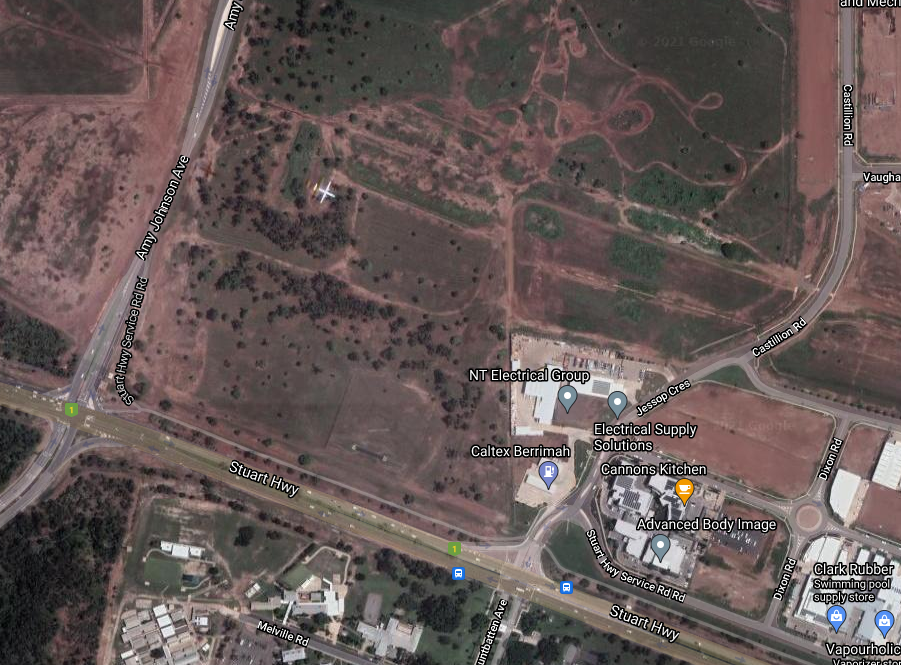
#> input picture map6.PNG, 901 x 665 px, found by its file name
$ python openCV_Ver1.py
#> lines starting #> are read from the running program, lines starting #| are printed output that depends on the picture
import cv2
import numpy as np
from matplotlib import pyplot as plt

img = cv2.imread('map6.png',0)
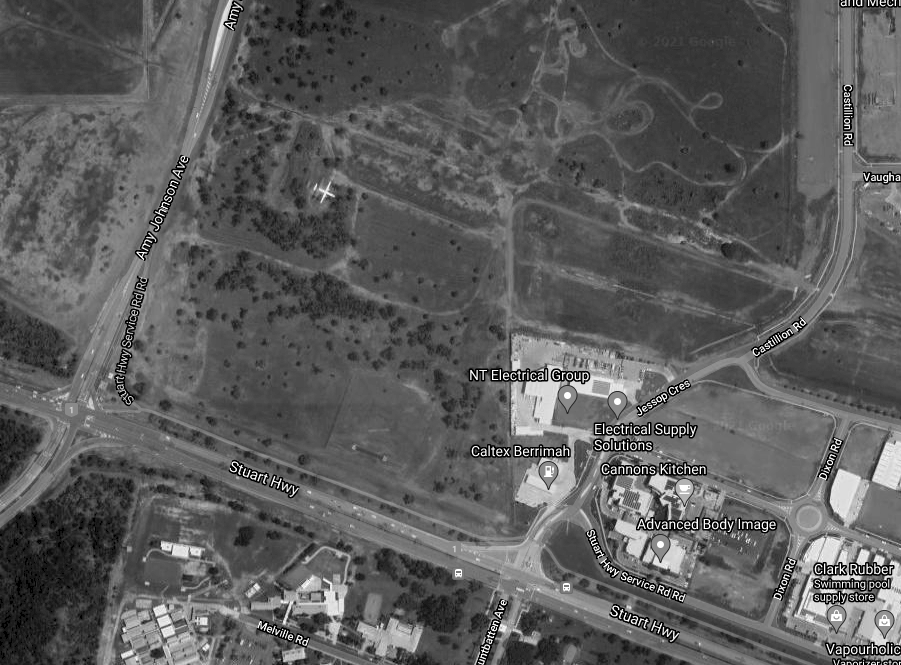
#> img: shape (665, 901); min 0, max 255, mean 92
blur = cv2.GaussianBlur(img, (3,3), cv2.BORDER_DEFAULT)

#delating the image
dilated = cv2.dilate(blur, (3,3))

edges = cv2.Canny(dilated,125,255)
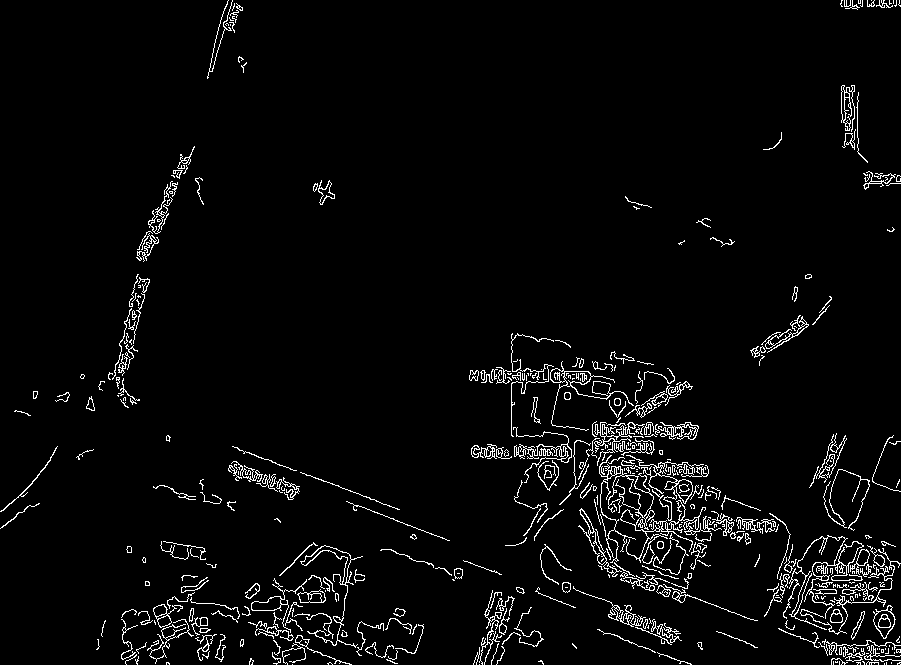
#> edges: shape (665, 901); 3.7% white in thin lines or dots

plt.subplot(121),plt.imshow(img,cmap = 'gray')
plt.title('Original Image'), plt.xticks([]), plt.yticks([])
plt.subplot(122),plt.imshow(edges,cmap = 'gray')
plt.title('Edge Image'), plt.xticks([]), plt.yticks([])


plt.show()
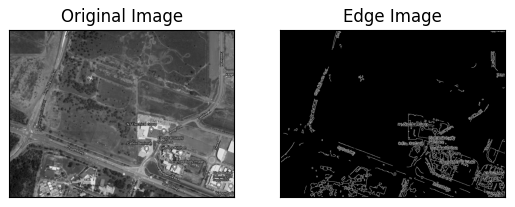
#> figure drawn by matplotlib, 2 panels

$ run again, with Map1.png copied over map6.PNG
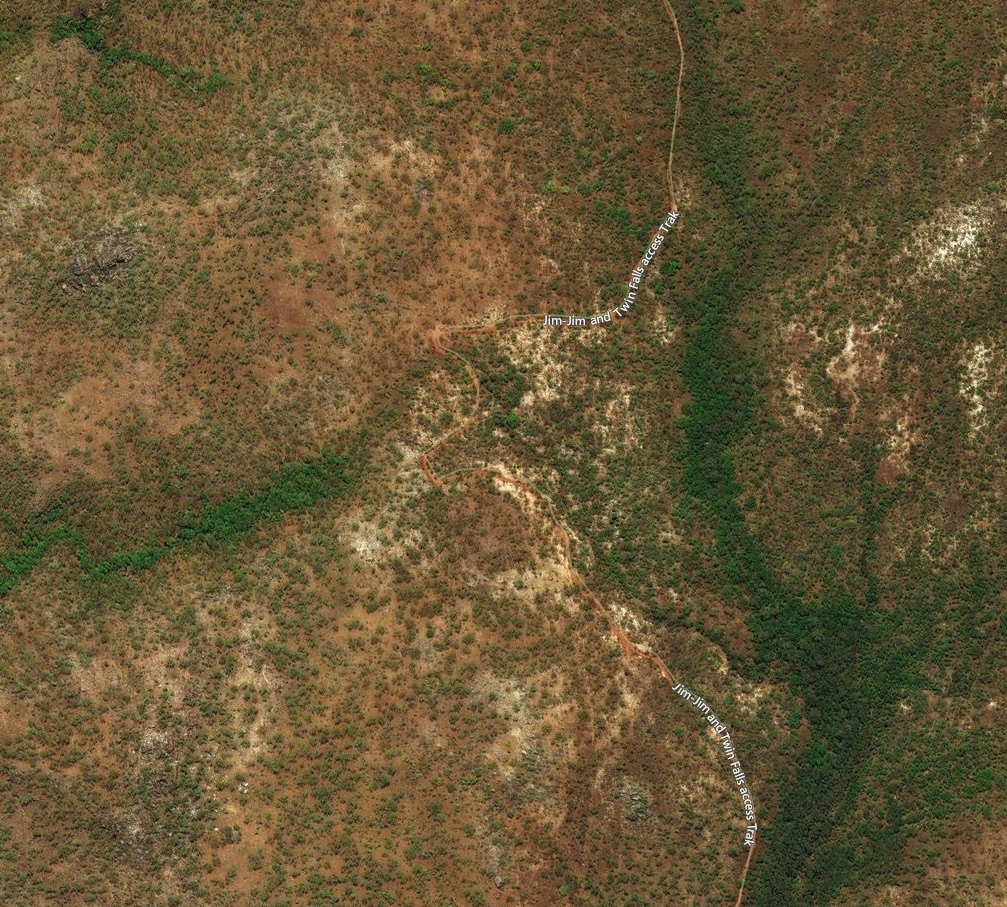
#> input picture Map1.png, 1007 x 907 px, found by its file name
#> `edges = cv2.Canny(dilated,125,255)`:
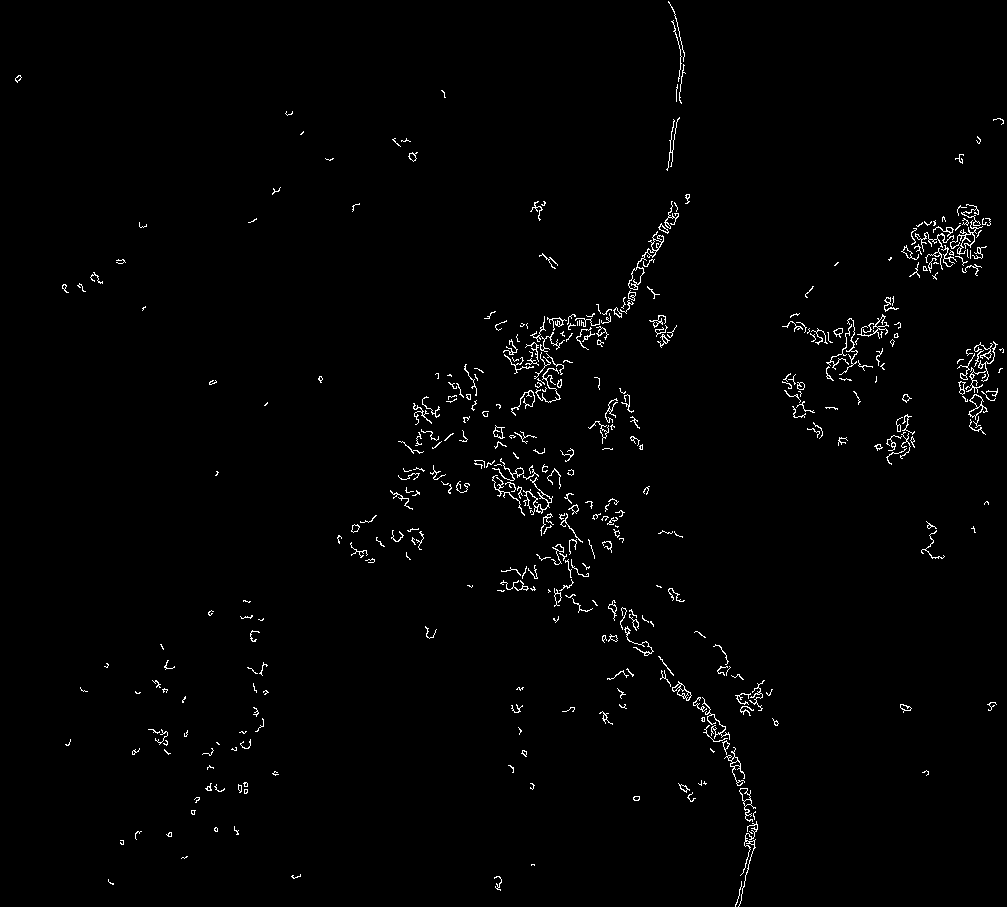
#> edges: shape (907, 1007); 1.4% white in thin lines or dots
#> `plt.show()`:
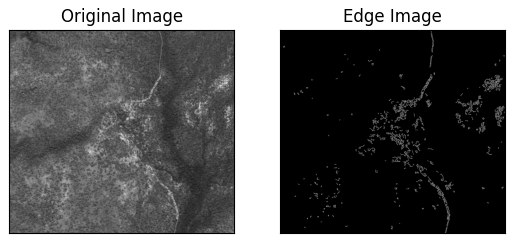
#> figure drawn by matplotlib, 2 panels

$ run again, with Map2.png copied over map6.PNG
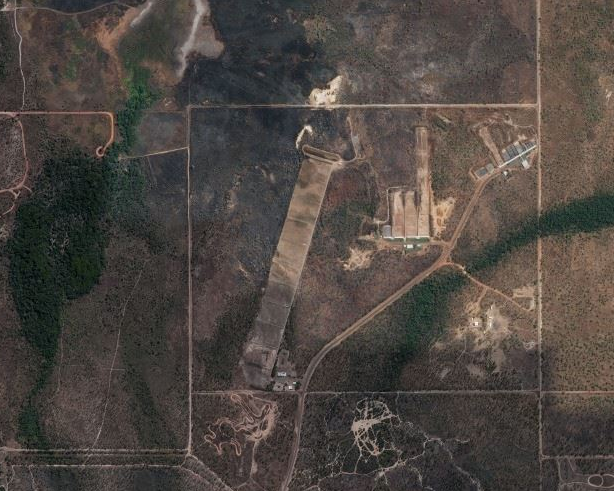
#> input picture Map2.png, 614 x 491 px, found by its file name
#> `edges = cv2.Canny(dilated,125,255)`:
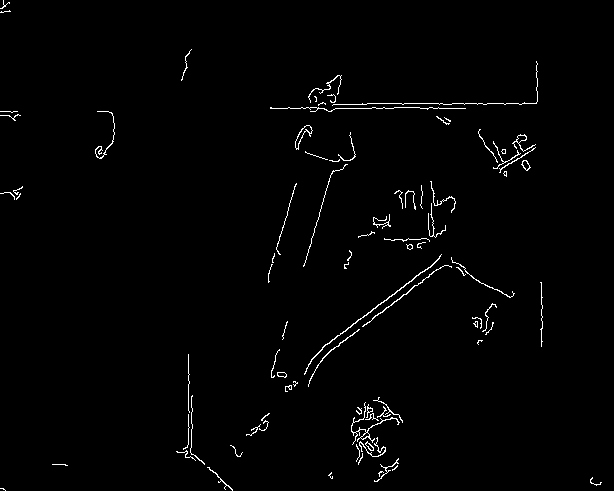
#> edges: shape (491, 614); 1.3% white in thin lines or dots
#> `plt.show()`:
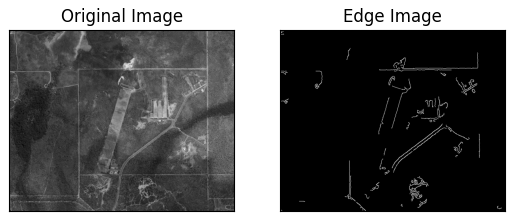
#> figure drawn by matplotlib, 2 panels

$ run again, with map3.PNG copied over map6.PNG
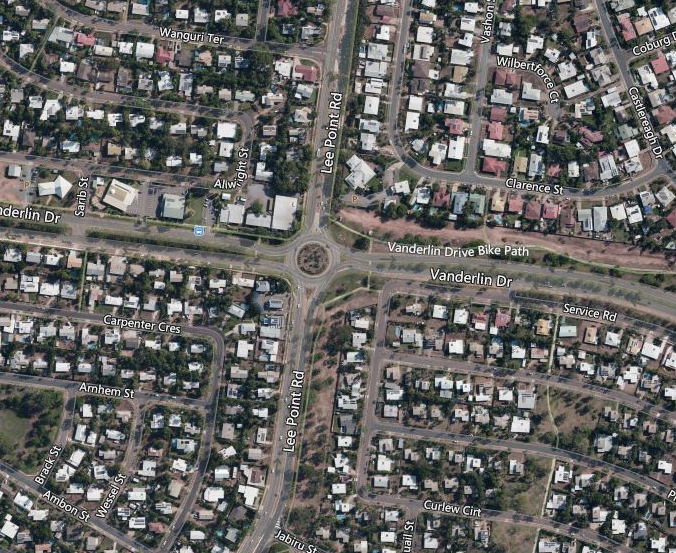
#> input picture map3.PNG, 676 x 553 px, found by its file name
#> `edges = cv2.Canny(dilated,125,255)`:
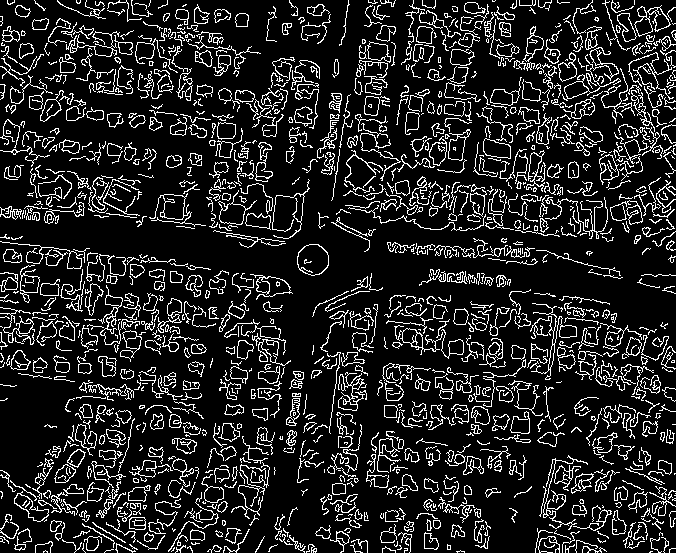
#> edges: shape (553, 676); 14.2% white in thin lines or dots
#> `plt.show()`:
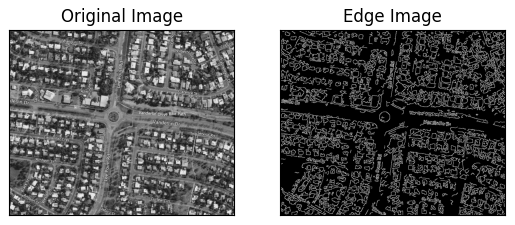
#> figure drawn by matplotlib, 2 panels
